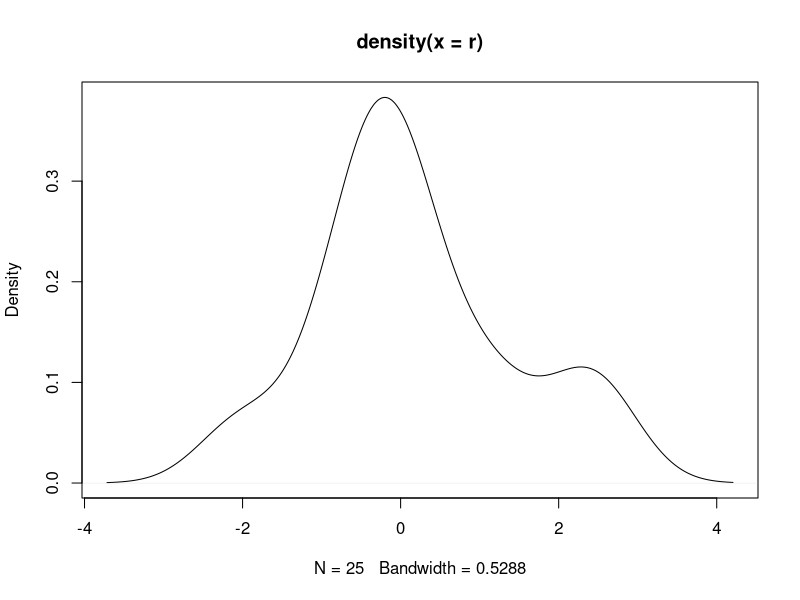

The R script that drew this image:
## ---- chunk 1
# Quick summary
ranrw <- function(mu, sigma, p0=100, T=100) {
  cumprod(c(p0, 1 + (rnorm(n=T, mean=mu, sd=sigma)/100)))
}
prices2returns <- function(x) {
  100*diff(log(x))
}
returns2prices <- function(r, p0=100) {
  c(p0, p0 * exp(cumsum(r/100)))
}

cat("Simulate 25 points from a random walk starting at 1500 --\n")
p <- ranrw(0.05, 1.4, p0=1500, T=25)
    # gives you a 25-long series, starting with a price of 1500, where
    # one-period returns are N(0.05,1.4^2) percent.
print(p)

cat("Convert to returns--\n")
r <- prices2returns(p)
print(r)

cat("Go back from returns to prices --\n")
goback <- returns2prices(r, 1500)
print(goback)

summary(r); sd(r)                       # summary statistics
plot(density(r))                        # kernel density plot

